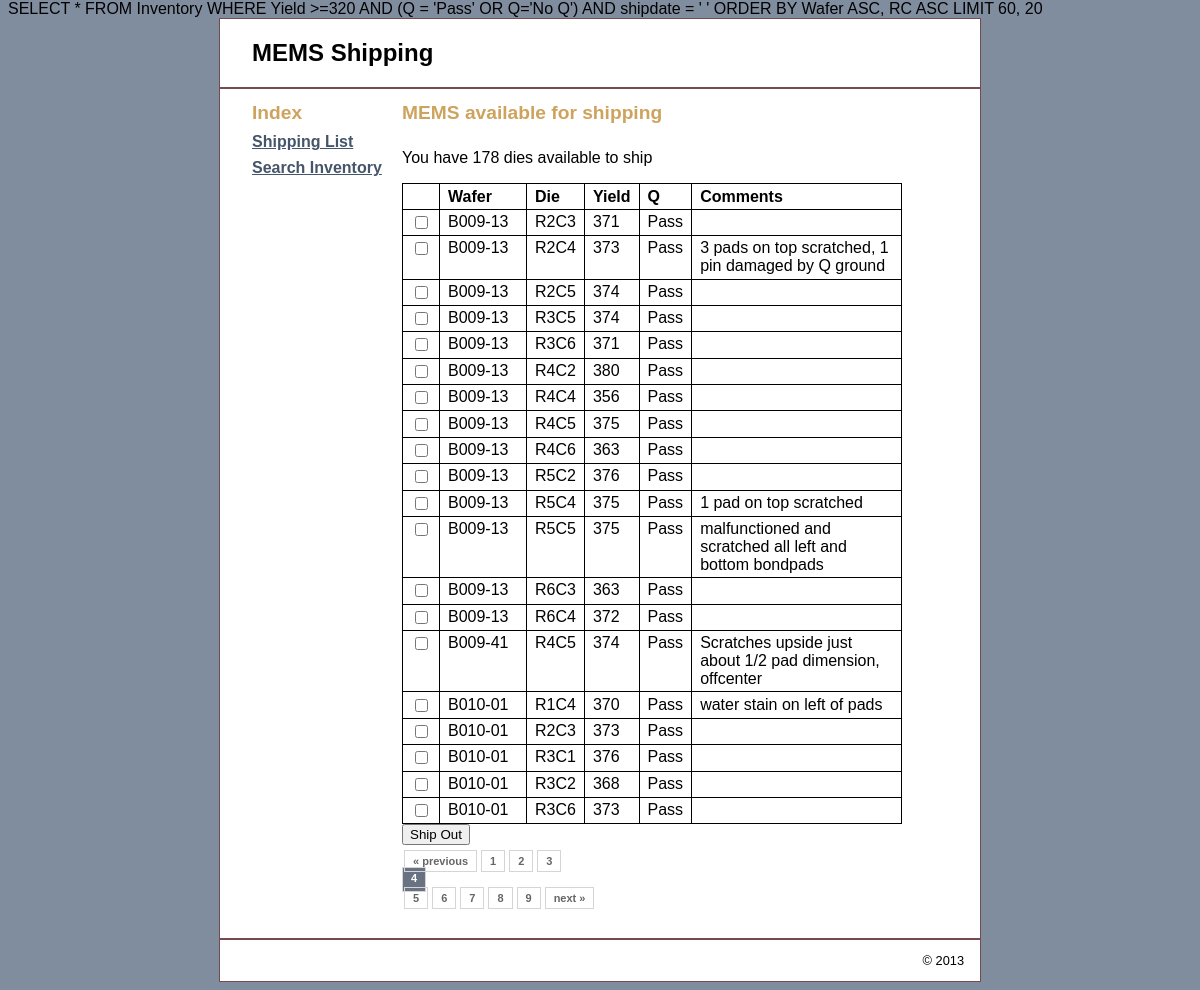
The page /shipping/index.php?p=4 on the database its author committed.
### tables this page shows
CREATE TABLE IF NOT EXISTS `inventory` (
  `MEMS_ID` int(11) NOT NULL AUTO_INCREMENT,
  `Wafer` varchar(7) DEFAULT NULL,
  `RC` varchar(6) DEFAULT NULL,
  `Yield` varchar(3) DEFAULT NULL,
  `Q` varchar(6) DEFAULT NULL,
  `shipdate` varchar(10) DEFAULT NULL,
  `Comment` varchar(82) DEFAULT NULL,
  PRIMARY KEY (`MEMS_ID`)
);

### model/shipping_db.php (called while the page is built, shortened)
<?php
    function shipping_list(){
        global $MEMS;
        global $pages;
            $query = "SELECT * FROM Inventory
            WHERE Yield >=320 AND (Q = 'Pass' OR Q='No Q') AND shipdate = ' '
            ORDER BY Wafer ASC, RC ASC " .$pages->get_limit();
        $shipping = $MEMS -> query($query);
        return $shipping;
    }
    function inquire_row(){
        global $MEMS;
        $x=0;
        $query = $MEMS->prepare("SELECT COUNT(*) FROM Inventory
            WHERE Yield >=320 AND (Q = 'Pass' OR Q='No Q') AND shipdate = ' '");
        $query -> execute();
        if($query->fetchColumn()>0){
            $query = "SELECT * FROM Inventory
            WHERE Yield >=320 AND (Q = 'Pass' OR Q='No Q') AND shipdate = ' '";
            foreach($MEMS->query($query) as $row){
                $x++;
            }
        }
        return $x;
    }
?>

### shipping/shipping_list.php (the view, shortened to what this page needs)
<?php include '../view/header.php'; ?>
<div id="main">
<?php include '../view/sidebar.php'; ?>
<h2>MEMS available for shipping</h2>
    <div id="content">
        <p>You have <?php echo $numrows?> dies available to ship</p>
        <form action="." method="post">
        <table border ="1">
            <tr id="middle">
                <th>&nbsp;</th>
                <th style="width: 70px">Wafer</th>
                <th>Die</th>
                <th>Yield</th>
                <th>Q</th>
                <th>Comments</th>
            </tr>
            <?php foreach ($shipping as $shippings) : ?>
            <tr id="middle">
                <td>
                    <input type="checkbox" name="result[]" value="<?php echo $shippings['MEMS_ID']; ?>"/>
                </td>
                <td><?php echo $shippings['Wafer']; ?></td>
                <td><?php echo $shippings['RC']; ?></td>
                <td><?php echo $shippings['Yield']; ?></td>
                <td><?php echo $shippings['Q']; ?></td>
                <td><?php echo $shippings['Comment']; ?></td>
            </tr>
            <?php endforeach; ?>
         </table>
         <input type="submit" value="Ship Out" />
         </form>
        <?php echo $pages->page_links();?>
    </div>
</div>
<?php include '../view/footer.php'; ?>

### view/main.css (style rules this page uses)
body { margin-top: 0; background-color: rgb(128, 141, 159); font-family: Arial, Helvetica, sans-serif; }
h2 { font-size: 120%; margin: 0; padding: .25em 0 .5em; }
h1, h2 { color: rgb(205, 163, 94); }
table { border: 1px solid black; border-collapse: collapse; table-layout: fixed; }
td, th { border: 1px solid black; padding: .2em .5em .2em .5em; vertical-align: top; text-align: left; }
form { margin: 0; }
#main { margin: 0; padding: .5em 2em; }
#content { float: left; width: 500px; padding-bottom: 1.5em; }

### rows shown on the page
inventory: Wafer "B009-13", RC "R2C3", Yield "371", Q "Pass"
inventory: Wafer "B009-13", RC "R2C4", Yield "373", Q "Pass", Comment "3 pads on top scratched, 1 pin damaged by Q ground"
inventory: Wafer "B009-13", RC "R2C5", Yield "374", Q "Pass"
inventory: Wafer "B009-13", RC "R3C5", Yield "374", Q "Pass"
inventory: Wafer "B009-13", RC "R3C6", Yield "371", Q "Pass"
inventory: Wafer "B009-13", RC "R4C2", Yield "380", Q "Pass"
inventory: Wafer "B009-13", RC "R4C4", Yield "356", Q "Pass"
inventory: Wafer "B009-13", RC "R4C5", Yield "375", Q "Pass"
inventory: Wafer "B009-13", RC "R4C6", Yield "363", Q "Pass"
inventory: Wafer "B009-13", RC "R5C2", Yield "376", Q "Pass"
inventory: Wafer "B009-13", RC "R5C4", Yield "375", Q "Pass", Comment "1 pad on top scratched"
inventory: Wafer "B009-13", RC "R5C5", Yield "375", Q "Pass", Comment "malfunctioned and scratched all left and bottom bondpads"
inventory: Wafer "B009-13", RC "R6C3", Yield "363", Q "Pass"
inventory: Wafer "B009-13", RC "R6C4", Yield "372", Q "Pass"
inventory: Wafer "B009-41", RC "R4C5", Yield "374", Q "Pass", Comment "Scratches upside just about 1/2 pad dimension, offcenter"
inventory: Wafer "B010-01", RC "R1C4", Yield "370", Q "Pass", Comment "water stain on left of pads"
inventory: Wafer "B010-01", RC "R2C3", Yield "373", Q "Pass"
inventory: Wafer "B010-01", RC "R3C1", Yield "376", Q "Pass"
inventory: Wafer "B010-01", RC "R3C2", Yield "368", Q "Pass"
inventory: Wafer "B010-01", RC "R3C6", Yield "373", Q "Pass"

### other values the page prints
$numrows "178"
